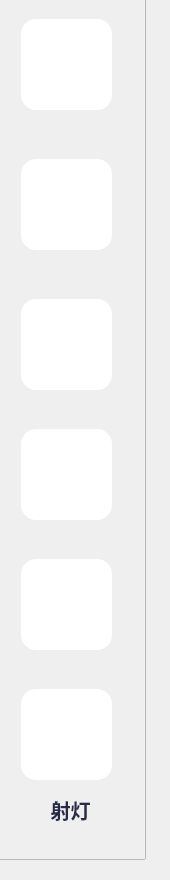
   <widget class="QWidget" name="LED">
    <widget class="QFrame" name="SpotFrame">
     <property name="geometry">
      <rect>
       <x>-15</x>
       <y>-11</y>
       <width>161</width>
       <height>871</height>
      </rect>
     </property>
     <property name="frameShape">
      <enum>QFrame::StyledPanel</enum>
     </property>
     <property name="frameShadow">
      <enum>QFrame::Raised</enum>
     </property>
     <widget class="QPushButton" name="SpotMeet1">
      <property name="geometry">
       <rect>
        <x>36</x>
        <y>30</y>
        <width>91</width>
        <height>91</height>
       </rect>
      </property>
      <property name="styleSheet">
       <string notr="true">QPushButton
{
	border-radius:15px;
	background:#FFFFFF;
}</string>
      </property>
      <property name="text">
       <string/>
      </property>
      <property name="icon">
       <iconset resource="../other/main.qrc">
        <normaloff>:/new/Led/Led/Meeting_OFF.png</normaloff>
        <normalon>:/new/Led/Led/Meeting_ON.png</normalon>:/new/Led/Led/Meeting_OFF.png</iconset>
      </property>
      <property name="iconSize">
       <size>
        <width>60</width>
        <height>60</height>
       </size>
      </property>
      <property name="checkable">
       <bool>true</bool>
      </property>
     </widget>
     <widget class="QPushButton" name="SpotOffice1">
      <property name="geometry">
       <rect>
        <x>36</x>
        <y>570</y>
        <width>91</width>
        <height>91</height>
       </rect>
      </property>
      <property name="styleSheet">
       <string notr="true">QPushButton
{
	border-radius:15px;
	background:#FFFFFF;
}</string>
      </property>
      <property name="text">
       <string/>
      </property>
      <property name="icon">
       <iconset resource="../other/main.qrc">
        <normaloff>:/new/Led/Led/Office_OFF.png</normaloff>
        <normalon>:/new/Led/Led/Office_ON.png</normalon>:/new/Led/Led/Office_OFF.png</iconset>
      </property>
      <property name="iconSize">
       <size>
        <width>60</width>
        <height>60</height>
       </size>
      </property>
      <property name="checkable">
       <bool>true</bool>
      </property>
     </widget>
     <widget class="QPushButton" name="SpotMeet2">
      <property name="geometry">
       <rect>
        <x>36</x>
        <y>170</y>
        <width>91</width>
        <height>91</height>
       </rect>
      </property>
      <property name="styleSheet">
       <string notr="true">QPushButton
{
	border-radius:15px;
	background:#FFFFFF;
}</string>
      </property>
      <property name="text">
       <string/>
      </property>
      <property name="icon">
       <iconset resource="../other/main.qrc">
        <normaloff>:/new/Led/Led/Meeting_OFF.png</normaloff>
        <normalon>:/new/Led/Led/Meeting_ON.png</normalon>
        <disabledoff>:/new/Led/Led/Meeting_ON.png</disabledoff>:/new/Led/Led/Meeting_OFF.png</iconset>
      </property>
      <property name="iconSize">
       <size>
        <width>60</width>
        <height>60</height>
       </size>
      </property>
      <property name="checkable">
       <bool>true</bool>
      </property>
     </widget>
     <widget class="QPushButton" name="SpotBar2">
      <property name="geometry">
       <rect>
        <x>36</x>
        <y>440</y>
        <width>91</width>
        <height>91</height>
       </rect>
      </property>
      <property name="styleSheet">
       <string notr="true">QPushButton
{
	border-radius:15px;
	background:#FFFFFF;
}</string>
      </property>
      <property name="text">
       <string/>
      </property>
      <property name="icon">
       <iconset resource="../other/main.qrc">
        <normaloff>:/new/Led/Led/Bar_OFF.png</normaloff>
        <normalon>:/new/Led/Led/Bar_ON.png</normalon>:/new/Led/Led/Bar_OFF.png</iconset>
      </property>
      <property name="iconSize">
       <size>
        <width>60</width>
        <height>60</height>
       </size>
      </property>
      <property name="checkable">
       <bool>true</bool>
      </property>
     </widget>
     <widget class="QPushButton" name="SpotOffice2">
      <property name="geometry">
       <rect>
        <x>36</x>
        <y>700</y>
        <width>91</width>
        <height>91</height>
       </rect>
      </property>
      <property name="styleSheet">
       <string notr="true">QPushButton
{
	border-radius:15px;
	background:#FFFFFF;
}</string>
      </property>
      <property name="text">
       <string/>
      </property>
      <property name="icon">
       <iconset resource="../other/main.qrc">
        <normaloff>:/new/Led/Led/Office_OFF.png</normaloff>
        <normalon>:/new/Led/Led/Office_ON.png</normalon>:/new/Led/Led/Office_OFF.png</iconset>
      </property>
      <property name="iconSize">
       <size>
        <width>60</width>
        <height>60</height>
       </size>
      </property>
      <property name="checkable">
       <bool>true</bool>
      </property>
     </widget>
     <widget class="QPushButton" name="SpotBar1">
      <property name="geometry">
       <rect>
        <x>36</x>
        <y>310</y>
        <width>91</width>
        <height>91</height>
       </rect>
      </property>
      <property name="styleSheet">
       <string notr="true">QPushButton
{
	border-radius:15px;
	background:#FFFFFF;
}</string>
      </property>
      <property name="text">
       <string/>
      </property>
      <property name="icon">
       <iconset resource="../other/main.qrc">
        <normaloff>:/new/Led/Led/Bar_OFF.png</normaloff>
        <normalon>:/new/Led/Led/Bar_ON.png</normalon>:/new/Led/Led/Bar_OFF.png</iconset>
      </property>
      <property name="iconSize">
       <size>
        <width>60</width>
        <height>60</height>
       </size>
      </property>
      <property name="checkable">
       <bool>true</bool>
      </property>
     </widget>
     <widget class="QLabel" name="label_13">
      <property name="geometry">
       <rect>
        <x>40</x>
        <y>800</y>
        <width>91</width>
        <height>41</height>
       </rect>
      </property>
      <property name="font">
       <font>
        <family>Adobe 黑体 Std R</family>
        <pointsize>15</pointsize>
        <weight>75</weight>
        <bold>true</bold>
       </font>
      </property>
      <property name="styleSheet">
       <string notr="true">color:#282A49</string>
      </property>
      <property name="text">
       <string>射灯</string>
      </property>
      <property name="scaledContents">
       <bool>false</bool>
      </property>
      <property name="alignment">
       <set>Qt::AlignCenter</set>
      </property>
      <property name="wordWrap">
       <bool>true</bool>
      </property>
     </widget>
    </widget>
   </widget>
